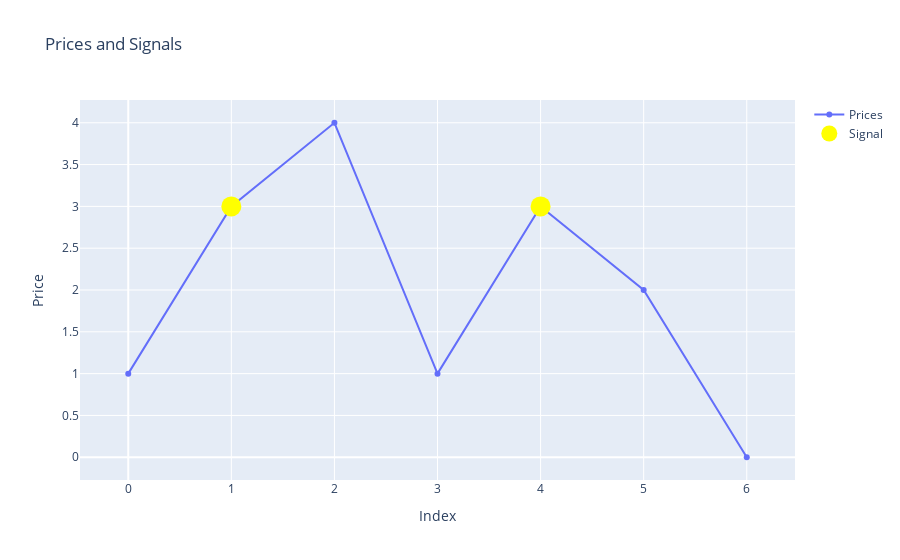

The notebook cell saved with this chart:
### Code cell
fig = go.Figure()

fig.add_scatter(
    x=df.index,
    y=df.loc[:, "Price"],
    name="Prices",
)
fig.add_scatter(
    x=df.index,
    y=np.where(filtered_df.values.flatten(), df.loc[:, "Price"].values, np.nan),
    name="Signal",
    mode="markers",
    marker=dict(color="yellow", size=20),
)
fig.update_layout(
    title="Prices and Signals",
    xaxis=dict(title="Index"),
    yaxis=dict(
        title="Price",
    ),
)
fig.show()

### Figure 1 — Plotly figure (JSON) as saved in the notebook; plotly's stock layout.template omitted (floating-point values rounded to 4 significant figures)
{"data": [{"name": "Prices", "type": "scatter", "x": [0, 1, 2, 3, 4, 5, 6], "y": [1, 3, 4, 1, 3, 2, 0]}, {"marker": {"color": "yellow", "size": 20}, "mode": "markers", "name": "Signal", "type": "scatter", "x": [0, 1, 2, 3, 4, 5, 6], "y": [null, 3, null, null, 3, null, null]}], "layout": {"title": {"text": "Prices and Signals"}, "xaxis": {"title": {"text": "Index"}}, "yaxis": {"title": {"text": "Price"}}}}
